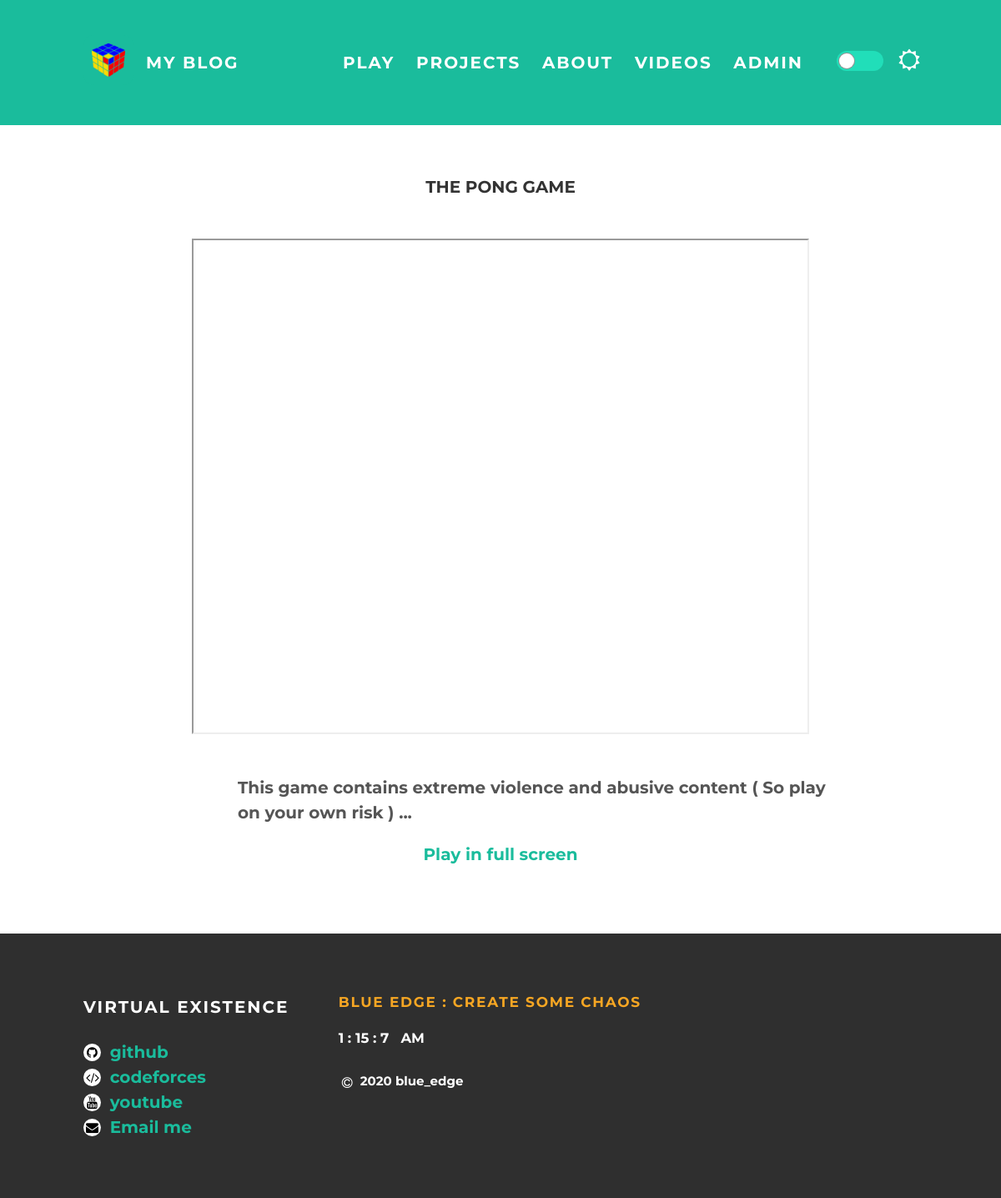
The app's page /play/1 with its own data.
### app.py (models this page shows, shortened)
class Games(db.Model):
    id = db.Column(db.Integer, unique=True, primary_key=True)
    nick = db.Column(db.String(20), nullable=False)
    name = db.Column(db.String(20), nullable=False)
    dis = db.Column(db.String(200), nullable=False)

### app.py (the view)
@app.route('/play/<int:id>')
def play(id):
    try:
        game = Games.query.get_or_404(id)
    except(Exception):
        return redirect('/error')
    return render_template('games/playgame.html', game=game)

### templates/games/playgame.html
{%extends 'base.html' %}
{%block body%}
<div id="content">
  <div class="container">
    <div class="about">
      <div class="about-author">
        <span style="text-transform: uppercase;">{{game.name}}</span>
      </div>
    <div class="container" style="text-align: center;margin-top:50px">
      <iframe src="/play/full/{{game.id}}" width="736" height="590"></iframe>
    </div>
    <br>
    <div class="about-content">
      <div class="habbits">
        <p style="margin-left:85px">{{game.dis}}</p>
      </div>
      <p><a href="/play/full/{{game.id}}" target="_blank">Play in full screen</a></p>
    </div>
  </div>
</div>
</div>
{%endblock%}

### static/css/styles.css (style rules this page uses)
body[data-theme="light"] { background-color: white; color: #555; margin: 0; font-family: 'Montserrat', sans-serif; }
.container { max-width: 1000px; margin: 0 auto; font-size: 20px; font-weight: bold; }
.about { max-width: 800px; margin: 0 auto; padding: 60px 0; text-align: center; }
.habbits { text-align: left; }
body[data-theme="light"] .about-author span { width: 200px; height: 200px; font-weight: bold; color: #333; vertical-align: middle; }
p { line-height: 1.5; }
a { color: #1abc9c; text-decoration: none; }

### records on screen
Games: name "THE PONG GAME", dis "This game contains extreme violence and abusive content ( So play on your own risk ) ..."
